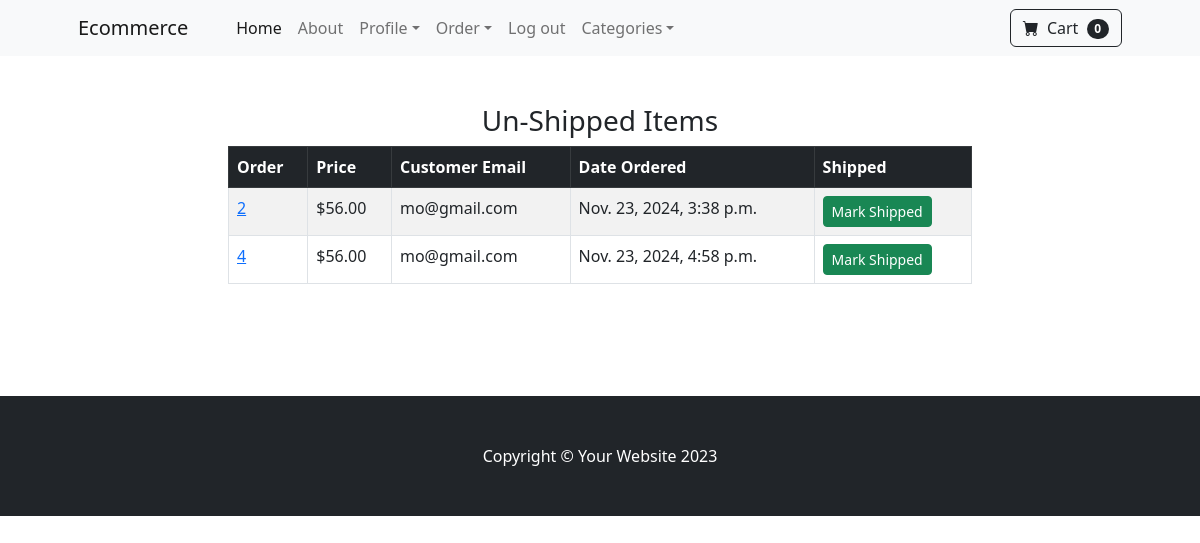
Page /payment/not_shipped_dash (signed in) on the committed database.
### payment/models.py (models this page shows, shortened)
class Order(models.Model):
	user = models.ForeignKey(User, on_delete=models.CASCADE, null=True, blank=True)
	full_name = models.CharField(max_length=250)
	email = models.EmailField(max_length=250)
	shipping_address = models.TextField(max_length=15000)
	amount_paid = models.DecimalField(max_digits=7, decimal_places=2)
	date_ordered = models.DateTimeField(auto_now_add=True)
	shipped = models.BooleanField(default=False)
	date_shipped = models.DateTimeField(blank=True, null=True)

### payment/views.py (the view, shortened to what this page needs)
# urls.py: path('not_shipped_dash', views.not_shipped_dash, name='not_shipped_dash'),
def not_shipped_dash(request):
	if request.user.is_authenticated and request.user.is_superuser:
		orders = Order.objects.filter(shipped=False)
		return render(request, "payment/not_shipped_dash.html", {"orders":orders})
	else:
		messages.success(request, "Access Denied")
		return redirect('home')

### cart/cart.py (called while the page is built)
    def __len__(self):
        return len(self.cart)

### cart/context_processors.py (called while the page is built)
def cart(request):
	return {'cart': Cart(request)}

### payment/templates/payment/not_shipped_dash.html (shortened to what this page needs)
{% extends 'base.html' %} {% block content %}
<div class="container">
  <div class="row">
    <center>
      <div class="col-8">
        <br /><br />
        <h3>Un-Shipped Items</h3>
        <table class="table table-striped table-hover table-bordered">
          <thead class="table-dark">
            <tr>
              <th scope="col">Order</th>
              <th scope="col">Price</th>
              <th scope="col">Customer Email</th>
              <th scope="col">Date Ordered</th>
              <th scope="col">Shipped</th>
            </tr>
          </thead>
          <tbody>
            {% for item in orders %}
            <tr>
              <td><a href="{% url 'orders' item.id %}">{{ item.id }}</a></td>
              <td>${{ item.amount_paid }}</td>
              <td>{{ item.email }}</td>
              <td>{{ item.date_ordered }}</td>
              <td>
                <form method="POST">
                  <button type="Submit" class="btn btn-success btn-sm">
                    Mark Shipped
                  </button>
                </form>
              </td>
            </tr>
            {% endfor %}
          </tbody>
        </table>
        <br /><br />
        <br /><br />
      </div>
    </center>
  </div>
</div>
{% endblock %}

### rows in the picture
Order: id "2", amount_paid "56.00", email "mo@gmail.com", date_ordered "Nov. 23, 2024, 3:38 p.m."
Order: id "4", amount_paid "56.00", email "mo@gmail.com", date_ordered "Nov. 23, 2024, 4:58 p.m."

### other values in the picture
{{ cart|length }} "0"
